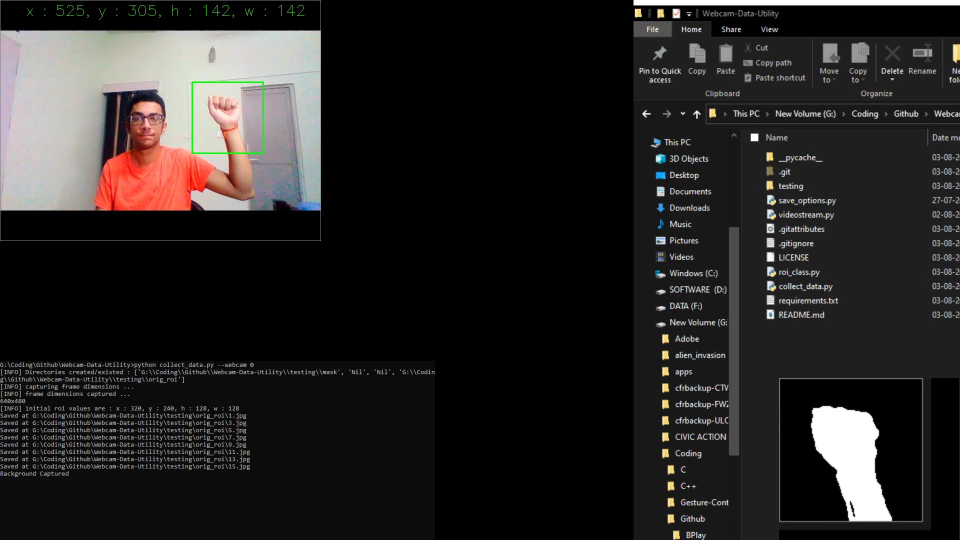
#> input picture 2020-08-03 12-34-47-1_Moment.jpg, 1920 x 1080 px, given in place of the camera (shown at 1/2 size)
$ python collect_data.py
#> lines starting #> are read from the running program, lines starting #| are printed output that depends on the picture
### roi_class.py
#!/usr/bin/env python3

class roi:
    def __init__(self, roi_x, roi_y, roi_h, roi_w, frame_base, movement_steps, size_change_steps):
        self.x, self.y, self.h, self.w = roi_x, roi_y, roi_h, roi_w
        self.frame_y,self.frame_x=frame_base.shape[:2]
        self.steps = movement_steps
        self.size_steps = size_change_steps

    def display_val(self):
        return f"x : {self.x}, y : {self.y}, h : {self.h}, w : {self.w}"

    def moveup(self):
        self.y -= self.steps

    def movedown(self):
        self.y += self.steps

    def moveleft(self):
        self.x -= self.steps

    def moveright(self):
        self.x += self.steps

    def create_box(self):
        A = (self.x+1, self.y+1)
        C = (self.x - self.w - 1, self.y - self.h - 1)
        return A, C

    def check_all(self):
        if self.y < 50:
            self.y = 50

        if self.y > self.frame_y:
            self.y = self.frame_y

        if self.x < 50:
            self.x = 50

        if self.x > self.frame_x:
            self.x = self.frame_x

        if self.w > self.frame_x:
            self.w = self.frame_x

        if self.h > self.frame_y:
            self.h = self.frame_y

        if self.w < 50:
            self.w = 50

        if self.h < 50:
            self.h = 50

        if self.x - self.w <0:
            self.x = self.w

        if self.y - self.h < 0:
            self.y =self.h

    def increase_size(self):
        self.h += self.size_steps
        self.w += self.size_steps

    def decrease_size(self):
        self.h -= self.size_steps
        self.w -= self.size_steps

    # [5 lines left out: function restore_shape, not called in this run]

    def create_roi_zone(self):
        # format [y1,y2,x1,x2]
        y1 = self.y - self.h
        y2 = self.y
        x1 = self.x - self.w
        x2 = self.x
        return [y1, y2, x1, x2]

    # [17 lines left out: function action_control, not called in this run]

### videostream.py
from roi_class import roi
import numpy as np
import cv2


# [8 lines left out: function remove_background, not called in this run]


def videostream_initialize(roi, frame, isBgCaptured, bgModel,learningRate):
    frame = cv2.flip(frame, 1)
    # create vertices in form of tuples for cv2.rectangle
    A, C = roi.create_box()
    #display initial values of ROI box
    values = roi.display_val()
    # draw the rectangle on screen
    cv2.rectangle(frame, A, C, (0, 255, 0), 1)
    # draw the coordinates on screen
    cv2.putText(frame, values, (50, 30),
                cv2.FONT_HERSHEY_SIMPLEX, 1, (10, 240, 50))
    #display the frame
    cv2.imshow('Camera', frame)
    # check if movement of ROI is out of bounds. If yes, bring it back to previous state.
    roi.check_all()
    # slice of the ROI from frame.
    roi_zone = roi.create_roi_zone()
    img_orig_roi = frame[roi_zone[0]:roi_zone[1], roi_zone[2]:roi_zone[3]]


    if isBgCaptured == 1:
        img = img_orig_roi
        img = remove_background(img, bgModel, learningRate)
        #cv2.imshow('orig_no_Bg', img)

        # convert to binary image
        gray = cv2.cvtColor(img, cv2.COLOR_BGR2GRAY)
        #cv2.imshow('grayscale', gray)
        blur = cv2.GaussianBlur(gray, (11, 11), 0)

        ret, thresh = cv2.threshold(
            blur, 60, 255, cv2.THRESH_BINARY+cv2.THRESH_OTSU)
        cv2.imshow('mask', thresh)

        return thresh, gray, img, img_orig_roi

    else:
        return np.array(0), np.array(0), np.array(0), img_orig_roi
    #cv2.waitkey(0)
    #cv2.destroyAllWindows()

### save_options.py
import numpy as np
import cv2
import os


def check_and_create(save_dir, type_save):
    if not os.path.exists(os.path.join(save_dir, type_save)):
        os.mkdir(os.path.join(save_dir, type_save))
    return os.path.join(save_dir, type_save)

def create_dir(n, save_dir):
    orig_roi = check_and_create(save_dir, 'orig_roi')
    if n == 1:
        mask_dir = check_and_create(save_dir, 'mask')
        return mask_dir, 'Nil', 'Nil', orig_roi

    if n==2:
        grayscale_dir = check_and_create(save_dir, 'grayscale')
        return 'Nil', grayscale_dir, 'Nil', orig_roi

    if n==3:
        orig_no_Bg = check_and_create(save_dir, 'orig_no_Bg')
        return 'Nil', 'Nil', orig_no_Bg, orig_roi

    if n == 12 or n==21:
        mask_dir = check_and_create(save_dir, 'mask')
        grayscale_dir = check_and_create(save_dir, 'grayscale')
        return mask_dir, grayscale_dir, 'Nil', orig_roi


    if n == 13 or n == 31:
        mask_dir = check_and_create(save_dir, 'mask')
        orig_no_Bg = check_and_create(save_dir, 'orig_no_Bg')
        return mask_dir, 'Nil', orig_no_Bg, orig_roi

    if n ==23 or n == 32:
        grayscale_dir = check_and_create(save_dir, 'grayscale')
        orig_no_Bg = check_and_create(save_dir, 'orig_no_Bg')
        return 'Nil', grayscale_dir, orig_no_Bg, orig_roi

    if n ==123 or n==132 or n ==231 or n==213 or n == 321 or n==312:
        mask_dir = check_and_create(save_dir, 'mask')
        grayscale_dir = check_and_create(save_dir, 'grayscale')
        orig_no_Bg = check_and_create(save_dir, 'orig_no_Bg')
        return mask_dir, grayscale_dir, orig_no_Bg, orig_roi


# [12 lines left out: function save_files, not called in this run]

### collect_data.py
from imutils.video import VideoStream
from save_options import *
from videostream import *
from roi_class import *
import numpy as np
import argparse
import imutils
import time
import copy
import time
import cv2
import os


ap = argparse.ArgumentParser()

ap.add_argument("-c", "--class", type=str, default = "testing" , help="Name class directory to save images to")

ap.add_argument("-w", "--webcam", type=int, default=0, help ="Webcam source, if 0 does not work try changing \
    to 1, external webcams might register on 1")

ap.add_argument("-s", "--saveoptions", type=int, default=1, help="\
    1 : for saving mask,\
    2 : grayscale hand image without background , \
    3 : original roi without background ,\
    Combinations are also allowed e.g. 12 or 21 for mask and grayscale \
        ,123 for saving all and so on ...")

ap.add_argument("-n", "--savenum", type=int, default=0, help="Change it to maximum integer present in file names, \
    in the dir you want to save. This helps in resuming the collection or else all present files will be overwritten")

args = vars(ap.parse_args())


if not os.path.exists(os.path.join(os.getcwd(), args["class"])):
    os.mkdir(os.path.join(os.getcwd(), args["class"]))

save_dir = os.path.join(os.getcwd(), args["class"])

mask_dir, grayscale_dir, orig_no_Bg, orig_roi = create_dir(args["saveoptions"], save_dir)
class_save_dir = [mask_dir, grayscale_dir, orig_no_Bg, orig_roi]
print(f"[INFO] Directories created/existed : {class_save_dir}")

# # Capture the frame by initializing the webcam once
# and capturing the image as a numpy array
print("[INFO] Initializing webcam ...")
vs = VideoStream(src=args["webcam"]).start()
time.sleep(1)
frame_base = vs.read()
#> frame_base is the input picture: shape (1080, 1920, 3); mean B, G, R 36, 37, 39.2
print(f"Frame dimensions : {frame_base.shape[1]}x{frame_base.shape[0]}")
#| Frame dimensions : 1920x1080

# Continue saivng from last image in dir
save_num = args["savenum"]

# defining initial boundaries and size for roi box
roi_x = frame_base.shape[1]//2
#> roi_x = 960
roi_y = frame_base.shape[0]//2
#> roi_y = 540
roi_h = frame_base.shape[1]//5
#> roi_h = 384
roi_w = frame_base.shape[1]//5
#> roi_w = 384
# defining movements and size change steps
movement_steps = 5
size_change_steps = 1
isBgCaptured = 0
bgSubThreshold = 60
learningRate = 0
bgModel = None

# using roi class
roi = roi(roi_x, roi_y, roi_h, roi_w, frame_base,
          movement_steps, size_change_steps)

print(f"[INFO] initial roi values are : {roi.display_val()}")
#| [INFO] initial roi values are : x : 960, y : 540, h : 384, w : 384

while True:
    frame = vs.read()
    thresh, blur, img_no_Bg, img_orig_roi = videostream_initialize(roi, frame, isBgCaptured,
                           bgModel,learningRate)
#> in videostream_initialize, `frame = cv2.flip(frame, 1)`:
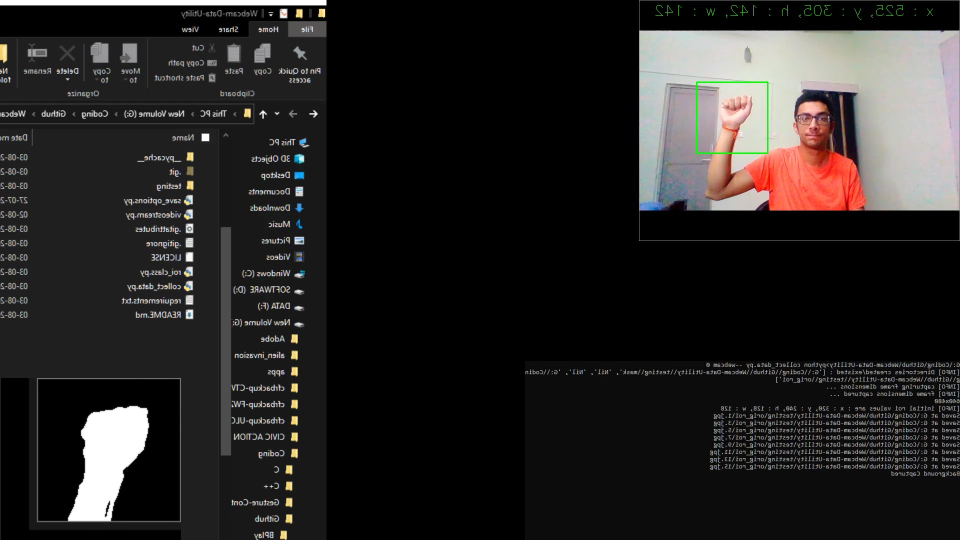
#> frame: shape (1080, 1920, 3) (shown at 1/2 size); mean of channels 0, 1, 2 36, 37, 39.2; drawn as B, G, R
#> in videostream_initialize, `cv2.putText(frame, values, (50, 30), cv2.FONT_HERSHEY_SIMPLEX, 1, (10,..`:
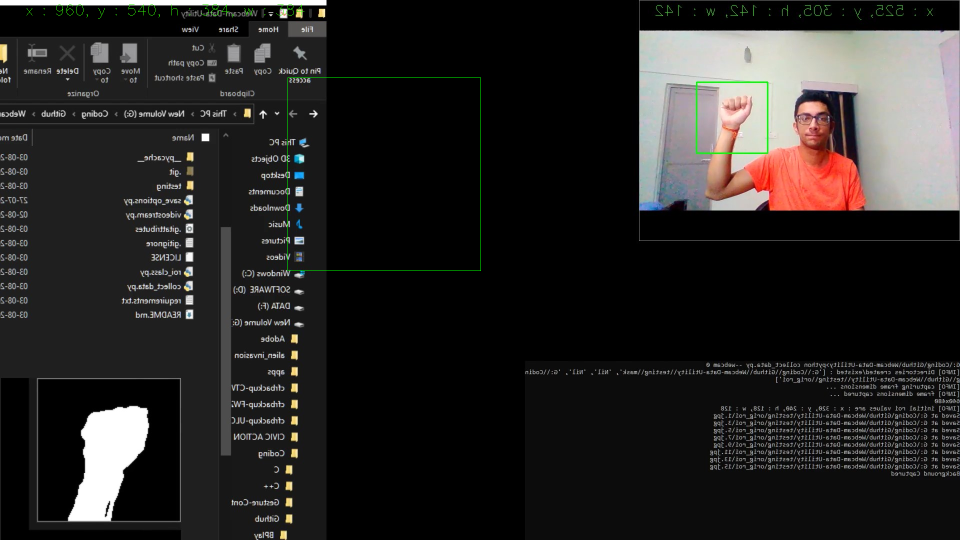
#> frame: shape (1080, 1920, 3) (shown at 1/2 size); mean of channels 0, 1, 2 36, 37.2, 39.2; drawn as B, G, R
#> in videostream_initialize, `img_orig_roi = frame[roi_zone[0]:roi_zone[1], roi_zone[2]:roi_zone[3]]`:
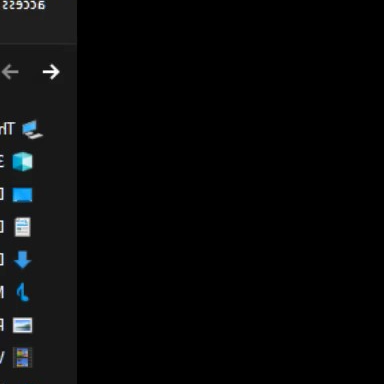
#> img_orig_roi: shape (384, 384, 3); mean of channels 0, 1, 2 8.1, 7.6, 6.8; drawn as B, G, R
#> thresh = 0; blur = 0; img_no_Bg = 0

    save_types = [thresh, blur, img_no_Bg, img_orig_roi]

    key = cv2.waitKey(10) & 0xFF
#> (key q is pressed here)
    if key == ord('q'):
        break

    if key == ord('b'):
        bgModel = cv2.createBackgroundSubtractorMOG2(0, bgSubThreshold)
        time.sleep(0.5)
        isBgCaptured = 1
        print('Background Captured')


    if key == ord('v'):
        save_files(save_types, class_save_dir, save_num, isBgCaptured)
        save_num += 1

    roi.action_control(key)
